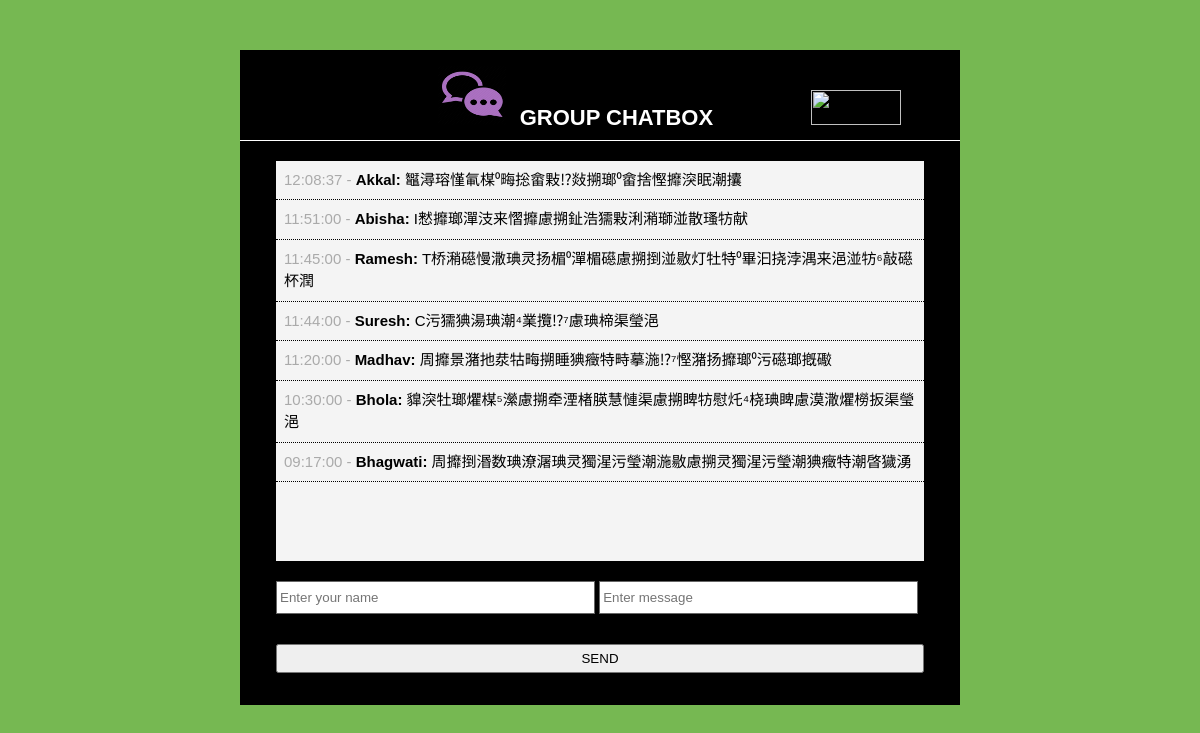
Before: /main.php with the older database file.
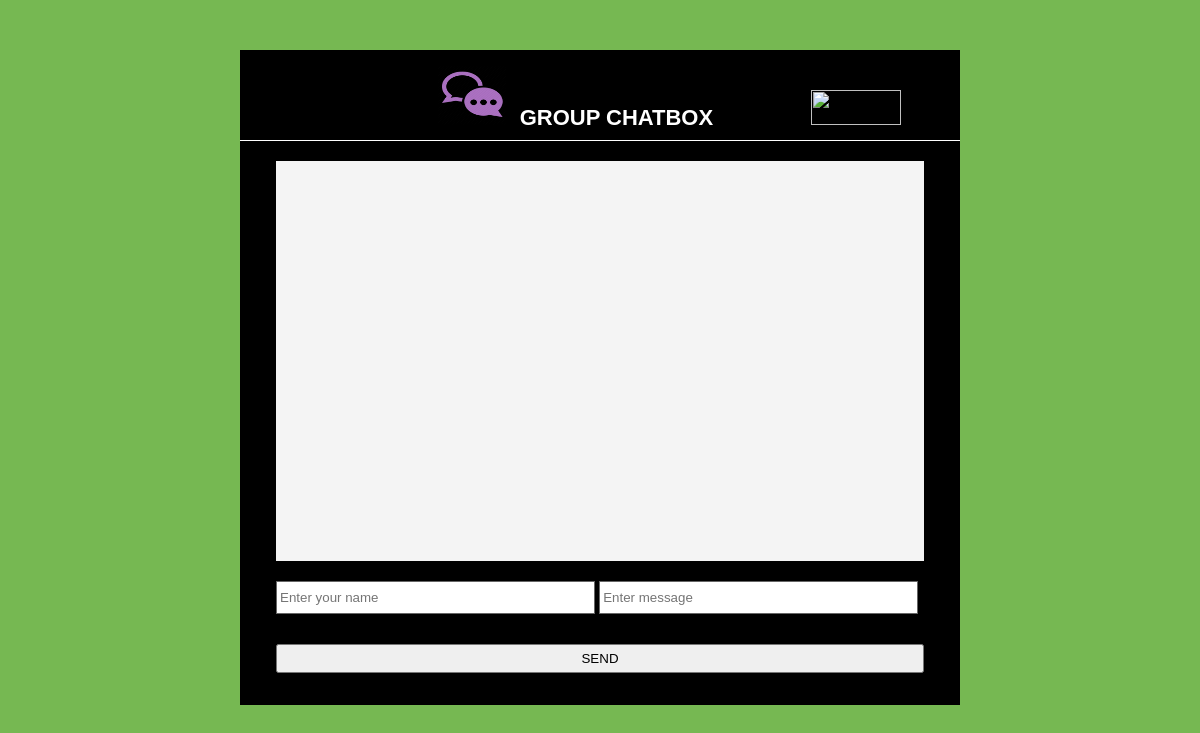
After: the same page with the newer database file.
### tables this page shows
CREATE TABLE `shouts` (
  `id` int(11) NOT NULL,
  `user` varchar(50) NOT NULL,
  `message` text NOT NULL,
  `time` time NOT NULL
);

### main.php (the view, shortened to what this page needs)
 <?php include "database.php"; ?>
<?php
	$query="select * from shouts order by time desc limit 100";
	$shouts = mysqli_query($con,$query);
 ?>
<!DOCTYPE html>
<html>
  <head>
    <link rel="stylesheet" href="css/new2.css" type="text/css" />
  </head>
  <body>
    <div id="container">
      <header>
        <center>
		<form method="post" action="index.php">
		<h1><img src="icon.png" style="width:70px;height:60px;"> &nbsp;GROUP CHATBOX&nbsp;&nbsp;&nbsp;&nbsp;&nbsp;&nbsp;&nbsp;&nbsp;&nbsp;&nbsp;&nbsp;&nbsp;&nbsp;&nbsp;&nbsp;
		<input class="logout"type="image" name="logout" value="LOG-OUT" src="power.png" />
		</form>
		</h1></center>
      </header>
    <div id="shouts">
      	<ul>
	  <?php while ($row=mysqli_fetch_assoc($shouts)): ?>
      	    <li class="shout">
	      <span><?php echo $row['time'];  ?> - </span><strong><?php echo $row['user'];  ?>:</strong> <?php $row['message'];  ?>
		  <?php
			$chars = array("(y)","^_^",":|]",":')","3:)","-_-","(^^^)",">:o","B)",":*",";)",":(",":42:","<(~)",":/","o:)",":v","o.O","8|",">:(",":3",":p",":D",":)",":o","<3", "[peace]", "[umbr]");
			$icons = array("<img src='emoticons/like.png'>","<img src='emoticons/joy.png'>","<img src='emoticons/robot.png'>","<img src='emoticons/cry.png'>","<img src='emoticons/devil.png'>","<img src='emoticons/squint.png'>","<img src='emoticons/shark.png'>","<img src='emoticons/upset.png'>","<img src='emoticons/glasses.png'>","<img src='emoticons/kiss.png'>","<img src='emoticons/wink.png'>","<img src='emoticons/frown.png'>","<img src='emoticons/42.png'>","<img src='emoticons/penguin.png'>","<img src='emoticons/unsure.png'>","<img src='emoticons/angel.png'>","<img src='emoticons/pacman.png'>","<img src='emoticons/confused.png'>","<img src='emoticons/shades.png'>","<img src='emoticons/grumpy.png'>","<img src='emoticons/curly.png'>","<img src='emoticons/toungeout.png'>","<img src='emoticons/veryhappy.png'>","<img src='emoticons/happy.png'>","<img src='emoticons/gasp.png'>","<img src='emoticons/heart.png'>", "&#9774;", "&#9730;");
			$new_str = str_replace($chars,$icons,$row['message']);
			echo $new_str;
			 ?>
		  </li>
	  <?php endwhile; ?>
      	</ul>
      </div>
      <div id="input">
        <form method="post" action="process.php">
          <input type='text' value= "<?php echo $_SESSION['username']; ?>" name='user' placeholder="Enter your name" readonly='readonly'/>
          <input type='text' name="message" placeholder="Enter message" />
          <br/>
          <input class="shout-btn"type="submit" name="submit" value="SEND" />
        </form>
		<br>
      </div>
    </div>
  </body>
</html>

### css/new2.css (style rules this page uses)
* { margin:0; padding:0; }
body { font-family:arial; font-size:15px; line-height:1.5em; background:#76b852; }
#container { background:#000000; margin: 50px auto; overflow:auto; width:60%; min-height:610px; }
header h1 { color: #ffffff; font-size:22px; padding:15px 0 10px 10px; border-bottom:1px solid #ffffff; }
#shouts { width:90%; background:#f4f4f4; height:400px; margin:20px auto; overflow:auto; }
#input { width:90%; min-height:80px; margin:auto; padding:0px; }
#input input[type='text'] { height:25px; width:48%; padding:3px; margin-bottom:20px; border:#666666 solid 1px; }
#input .shout-btn { padding:5px; margin-bottom:30px; width:100%; margin:10px auto; }
.shout { list-style:none; padding:8px; border-bottom:1px dotted; }
.shout span { color:#aaaaaa; }

Changed rows visible on the page:
removed shouts: time "12:08:37", user "Akkal", message "䵹潯瑢慬氠楳⁰畮捴畲敤⁉⁮敥搠瑯⁰畲捨慳攠湥眠潮攮"
removed shouts: time "11:51:00", user "Abisha", message "I⁣慭攠瑯⁣潬汥来⁬慴攠慮搠䤠浩獳敤浰潲瑡湴⁬散瑵牥献"
removed shouts: time "11:45:00", user "Ramesh", message "T桥潲礠慢潵琠灵扬楣⁰潬楣礠慮搠捯湴敭灯牡特⁰畢汩挠浡湡来浥湴⁡牥⁶敲礠杯潤"
removed shouts: time "11:44:00", user "Suresh", message "C污獳猠湯琠潮⁴業攬⁉⁷慮琠楴⁯渠瑩浥"
removed shouts: time "11:20:00", user "Madhav", message "周攠景潴扡汬牯畮搠睡猠癥特⁭畤摹⁡湤⁉⁷慳⁮潴⁡扬攠瑯⁰污礠瑯摡礮"
removed shouts: time "10:30:00", user "Bhola", message "䝥湥牡瑯爠楳⁵瀠慮搠牵湮楮朠慧慩渠慮搠睥⁡牥慰灹⁴桡琠睥⁣慮⁤漠潵爠橯扳渠瑩浥"
removed shouts: time "09:17:00", user "Bhagwati", message "周攠捯湣数琠潦⁣潳琠灵獨湦污瑩潮⁡湤⁤敭慮搠灵獨湦污瑩潮猠癥特⁣潮晵獩湧"
